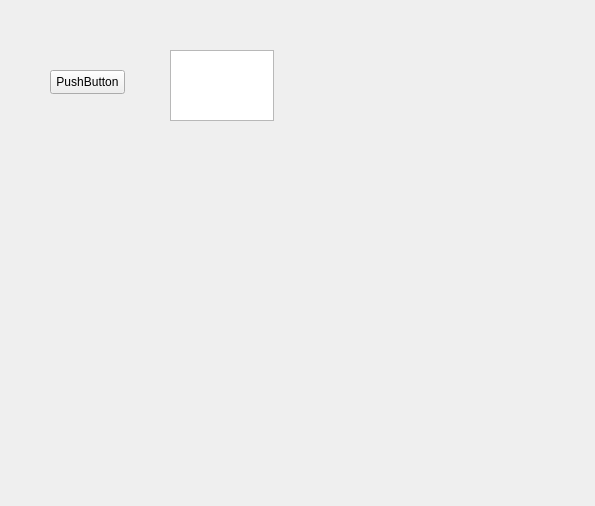
<?xml version="1.0" encoding="UTF-8"?>
<ui version="4.0">
 <class>Form</class>
 <widget class="QWidget" name="Form">
  <property name="geometry">
   <rect>
    <x>0</x>
    <y>0</y>
    <width>595</width>
    <height>506</height>
   </rect>
  </property>
  <property name="windowTitle">
   <string>Form</string>
  </property>
  <widget class="QTextEdit" name="textEdit">
   <property name="geometry">
    <rect>
     <x>170</x>
     <y>50</y>
     <width>104</width>
     <height>71</height>
    </rect>
   </property>
  </widget>
  <widget class="QPushButton" name="pushButton">
   <property name="geometry">
    <rect>
     <x>50</x>
     <y>70</y>
     <width>75</width>
     <height>24</height>
    </rect>
   </property>
   <property name="text">
    <string>PushButton</string>
   </property>
  </widget>
 </widget>
 <resources/>
 <connections>
  <connection>
   <sender>pushButton</sender>
   <signal>clicked()</signal>
   <receiver>Form</receiver>
   <slot>slot1()</slot>
   <hints>
    <hint type="sourcelabel">
     <x>80</x>
     <y>86</y>
    </hint>
    <hint type="destinationlabel">
     <x>98</x>
     <y>349</y>
    </hint>
   </hints>
  </connection>
  <connection>
   <sender>pushButton</sender>
   <signal>pressed()</signal>
   <receiver>textEdit</receiver>
   <slot>clear()</slot>
   <hints>
    <hint type="sourcelabel">
     <x>104</x>
     <y>86</y>
    </hint>
    <hint type="destinationlabel">
     <x>239</x>
     <y>104</y>
    </hint>
   </hints>
  </connection>
 </connections>
 <slots>
  <slot>slot1()</slot>
 </slots>
</ui>
